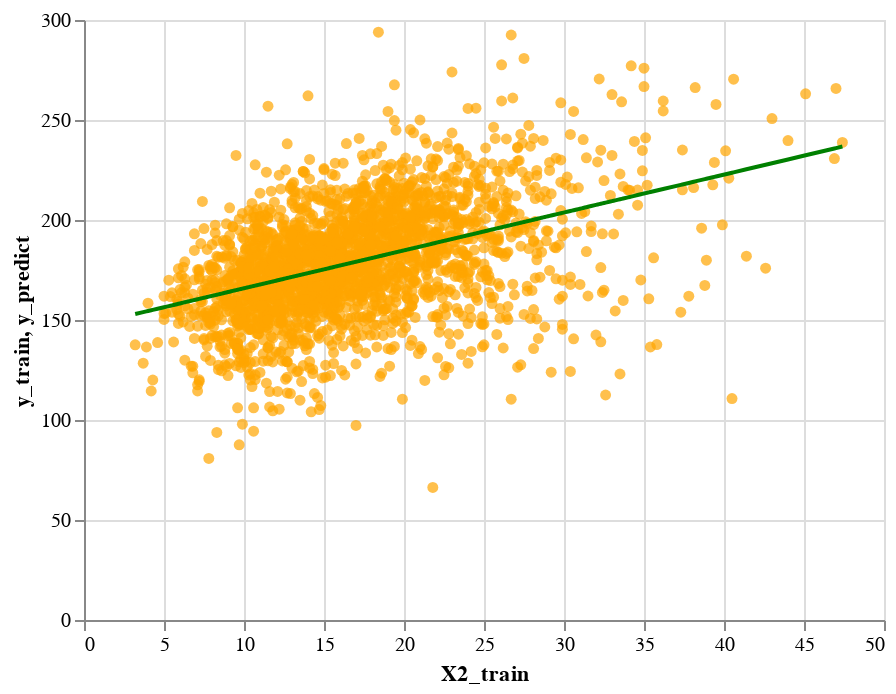

The notebook cell saved with this chart:
### Markdown cell above
**[5.7]** Display the combine scatter plot and line chart to compare predictions against actuals for testing set

### Code cell
scatter_chart_training = alt.Chart(pd.DataFrame({'X2_train': X2_train, 'y_train': y_train})).mark_circle(color='orange').encode(
    x='X2_train',
    y='y_train'
  )
line_chart_training = alt.Chart(pd.DataFrame({'X2_train': X2_train, 'y_predict': y_train_preds_2})).mark_line(color='green').encode(
    x='X2_train',
    y='y_predict'
  )
scatter_chart_training + line_chart_training

### Figure 1 — Vega-Lite specification as saved in the notebook (floating-point values rounded to 4 significant figures; data arrays with more than 128 entries replaced by an {"elided": "..."} marker saying what was removed)
{"config": {"view": {"continuousWidth": 400, "continuousHeight": 300}}, "layer": [{"data": {"name": "data-e5ecc11d6dac8458a239ddcffffdbe24"}, "mark": {"type": "circle", "color": "orange"}, "encoding": {"x": {"field": "X2_train", "type": "quantitative"}, "y": {"field": "y_train", "type": "quantitative"}}}, {"data": {"name": "data-358c5fe14b696c4f35c98ec21590bf13"}, "mark": {"type": "line", "color": "green"}, "encoding": {"x": {"field": "X2_train", "type": "quantitative"}, "y": {"field": "y_predict", "type": "quantitative"}}}], "$schema": "https://vega.github.io/schema/vega-lite/v4.17.0.json", "datasets": {"data-e5ecc11d6dac8458a239ddcffffdbe24": {"elided": "2438 records"}, "data-358c5fe14b696c4f35c98ec21590bf13": {"elided": "2438 records"}}}
